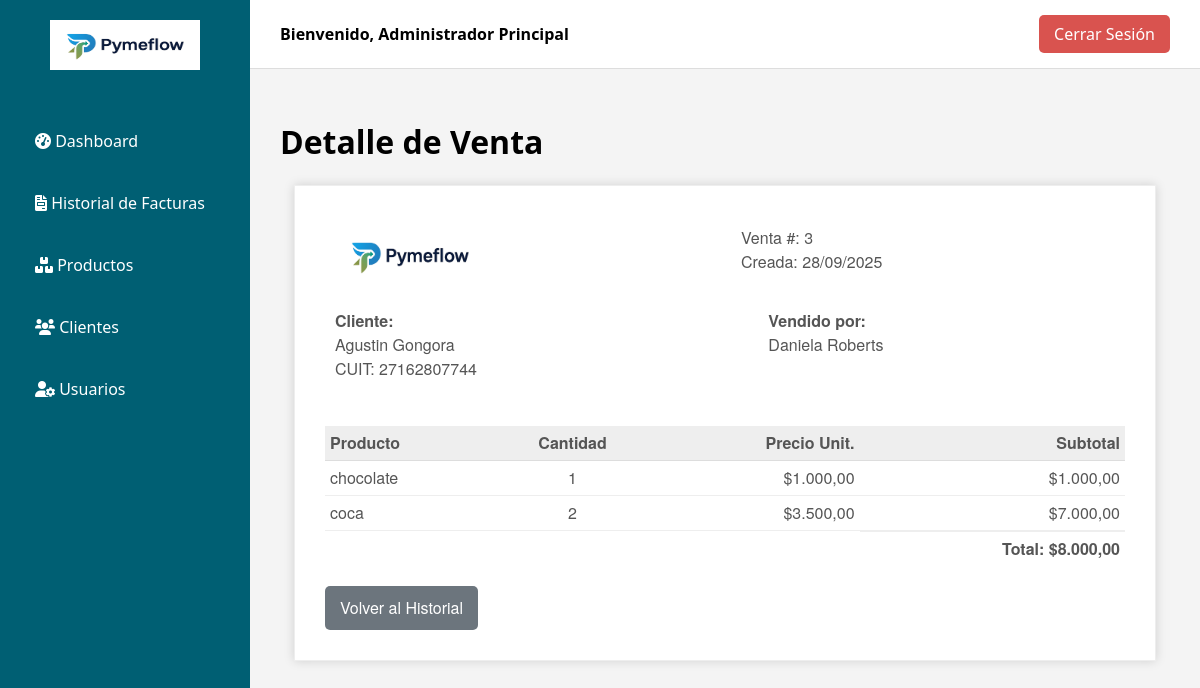
The page /venta_detalle.php?id=3 (signed in) on the database its author committed.
### tables this page shows
CREATE TABLE `pedidos` (
  `id` int(11) NOT NULL AUTO_INCREMENT,
  `id_cliente` int(11) NOT NULL,
  `id_vendedor` int(11) NOT NULL,
  `fecha_creacion` datetime NOT NULL DEFAULT current_timestamp(),
  `estado_pedido` enum('en_preparacion','completado','cancelado') NOT NULL,
  `estado_pago` enum('pendiente','parcial','pagado','cancelado') NOT NULL,
  `total` decimal(10,2) NOT NULL,
  PRIMARY KEY (`id`),
  KEY `id_cliente` (`id_cliente`),
  KEY `id_vendedor` (`id_vendedor`),
  CONSTRAINT `pedidos_ibfk_1` FOREIGN KEY (`id_cliente`) REFERENCES `clientes` (`id`) ON UPDATE CASCADE,
  CONSTRAINT `pedidos_ibfk_2` FOREIGN KEY (`id_vendedor`) REFERENCES `usuarios` (`id`) ON UPDATE CASCADE
);

CREATE TABLE `clientes` (
  `id` int(11) NOT NULL AUTO_INCREMENT,
  `razon_social` varchar(255) NOT NULL,
  `cuit` varchar(20) NOT NULL,
  `condicion_iva` varchar(100) DEFAULT NULL,
  `email` varchar(255) DEFAULT NULL,
  `telefono` varchar(50) DEFAULT NULL,
  `direccion` text DEFAULT NULL,
  PRIMARY KEY (`id`),
  UNIQUE KEY `cuit` (`cuit`)
);

CREATE TABLE `usuarios` (
  `id` int(11) NOT NULL AUTO_INCREMENT,
  `nombre_completo` varchar(255) NOT NULL,
  `dni` varchar(20) DEFAULT NULL,
  `email` varchar(255) NOT NULL,
  `telefono` varchar(50) DEFAULT NULL,
  `usuario` varchar(100) NOT NULL,
  `password` varchar(255) NOT NULL,
  `rol` enum('administrador','vendedor') NOT NULL,
  `fecha_alta` datetime NOT NULL,
  `estado` enum('activo','inactivo') NOT NULL DEFAULT 'activo',
  `activo` tinyint(1) NOT NULL DEFAULT 1,
  PRIMARY KEY (`id`),
  UNIQUE KEY `email` (`email`),
  UNIQUE KEY `usuario` (`usuario`),
  UNIQUE KEY `dni` (`dni`)
);

CREATE TABLE `pedidos_items` (
  `id` int(11) NOT NULL AUTO_INCREMENT,
  `id_pedido` int(11) NOT NULL,
  `id_producto` int(11) NOT NULL,
  `cantidad` int(11) NOT NULL,
  `precio_unitario` decimal(10,2) NOT NULL,
  PRIMARY KEY (`id`),
  KEY `id_pedido` (`id_pedido`),
  KEY `id_producto` (`id_producto`),
  CONSTRAINT `pedidos_items_ibfk_1` FOREIGN KEY (`id_pedido`) REFERENCES `pedidos` (`id`) ON DELETE CASCADE ON UPDATE CASCADE,
  CONSTRAINT `pedidos_items_ibfk_2` FOREIGN KEY (`id_producto`) REFERENCES `productos` (`id`) ON UPDATE CASCADE
);

CREATE TABLE `productos` (
  `id` int(11) NOT NULL AUTO_INCREMENT,
  `nombre` varchar(255) NOT NULL,
  `descripcion` text DEFAULT NULL,
  `precio_venta` decimal(10,2) NOT NULL,
  `precio_costo` decimal(10,2) DEFAULT NULL,
  `stock_actual` int(11) NOT NULL DEFAULT 0,
  `stock_minimo` int(11) NOT NULL DEFAULT 0,
  `foto_url` varchar(255) DEFAULT NULL,
  PRIMARY KEY (`id`)
);

### venta_detalle.php (the view, shortened to what this page needs)
<?php
$pagina_activa = 'ventas';
include 'conexion.php';
$id_pedido = $_GET['id'];
$stmt_pedido = $conexion->prepare("SELECT p.*, c.razon_social, c.cuit, u.nombre_completo AS vendedor FROM pedidos p JOIN clientes c ON p.id_cliente = c.id JOIN usuarios u ON p.id_vendedor = u.id WHERE p.id = ?");
$stmt_pedido->bind_param("i", $id_pedido);
$stmt_pedido->execute();
$pedido = $stmt_pedido->get_result()->fetch_assoc();
$stmt_items = $conexion->prepare("SELECT pi.*, pr.nombre AS nombre_producto FROM pedidos_items pi JOIN productos pr ON pi.id_producto = pr.id WHERE pi.id_pedido = ?");
$stmt_items->bind_param("i", $id_pedido);
$stmt_items->execute();
$items_resultado = $stmt_items->get_result();
?>
<!DOCTYPE html>
<html lang="es">
<head>
    <link rel="stylesheet" href="dashboard_styles.css">
    <link rel="stylesheet" href="https://cdnjs.cloudflare.com/ajax/libs/font-awesome/6.0.0-beta3/css/all.min.css">
</head>
<body>
    <?php include 'sidebar.php'; ?>
    <div class="main-content">
        <header class="dashboard-header">
            <div class="user-info">Bienvenido, <?php echo htmlspecialchars($_SESSION['nombre_usuario']); ?></div>
            <a href="logout.php" class="logout-button">Cerrar Sesión</a>
        </header>
        <main class="content">
            <h1>Detalle de Venta</h1>
            <div class="invoice-box">
                <table>
                    <tr class="top">
                        <td colspan="4">
                            <table>
                                <tr>
                                    <td class="title"><img src="img/logo.png" style="width:100%; max-width:150px;"></td>
                                    <td>Venta #: <?php echo htmlspecialchars($pedido['id']); ?><br>Creada: <?php echo date("d/m/Y", strtotime($pedido['fecha_creacion'])); ?></td>
                                </tr>
                            </table>
                        </td>
                    </tr>
                    <tr class="information">
                        <td colspan="4">
                            <table>
                                <tr>
                                    <td><strong>Cliente:</strong><br><?php echo htmlspecialchars($pedido['razon_social']); ?><br>CUIT: <?php echo htmlspecialchars($pedido['cuit']); ?></td>
                                    <td><strong>Vendido por:</strong><br><?php echo htmlspecialchars($pedido['vendedor']); ?></td>
                                </tr>
                            </table>
                        </td>
                    </tr>
                    <tr class="heading"><td>Producto</td><td style="text-align: center;">Cantidad</td><td style="text-align: right;">Precio Unit.</td><td style="text-align: right;">Subtotal</td></tr>
                    <?php while($item = $items_resultado->fetch_assoc()): ?>
                    <tr class="item">
                        <td><?php echo htmlspecialchars($item['nombre_producto']); ?></td>
                        <td style="text-align: center;"><?php echo htmlspecialchars($item['cantidad']); ?></td>
                        <td style="text-align: right;">$<?php echo number_format($item['precio_unitario'], 2, ',', '.'); ?></td>
                        <td style="text-align: right;">$<?php echo number_format($item['cantidad'] * $item['precio_unitario'], 2, ',', '.'); ?></td>
                    </tr>
                    <?php endwhile; ?>
                    <tr class="total">
                        <td colspan="3"></td>
                        <td style="text-align: right;"><strong>Total: $<?php echo number_format($pedido['total'], 2, ',', '.'); ?></strong></td>
                    </tr>
                </table>
                <a href="historial_ventas.php" class="btn-back">Volver al Historial</a>
            </div>
        </main>
    </div>
</body>
</html>

### sidebar.php (shortened to what this page needs)
<div class="sidebar">
    <div class="logo">
        <img src="logo.png" alt="PymeFlow Logo" style="width: 150px; margin-bottom: 10px;">
    </div>
    <nav>
        <?php if (isset($_SESSION['rol']) && $_SESSION['rol'] == 'administrador'): ?>
            <a href="dashboard.php" class="<?php echo ($pagina_activa == 'dashboard') ? 'active' : ''; ?>">
                <i class="fas fa-tachometer-alt"></i> Dashboard
            </a>
            <a href="facturas.php" class="<?php echo ($pagina_activa == 'facturas') ? 'active' : ''; ?>">
                <i class="fas fa-file-invoice"></i> Historial de Facturas
            </a>
            <a href="productos.php" class="<?php echo ($pagina_activa == 'productos') ? 'active' : ''; ?>">
                <i class="fas fa-boxes"></i> Productos
            </a>
            <a href="clientes.php" class="<?php echo ($pagina_activa == 'clientes') ? 'active' : ''; ?>">
                <i class="fas fa-users"></i> Clientes
            </a>
            <a href="usuarios.php" class="<?php echo ($pagina_activa == 'usuarios') ? 'active' : ''; ?>">
                <i class="fas fa-user-cog"></i> Usuarios
            </a>
        <?php endif; ?>
    </nav>
</div>

### dashboard_styles.css (style rules this page uses)
:root { --color-primario: #005f73; --color-secundario: #0a9396; --color-fondo: #f4f4f4; }
body { font-family: 'Segoe UI', Tahoma, Geneva, Verdana, sans-serif; margin: 0; background-color: var(--color-fondo); display: flex; }
.sidebar { width: 250px; background-color: var(--color-primario); color: #fff; height: 100vh; padding: 20px; box-sizing: border-box; position: fixed; }
.sidebar .logo { text-align: center; margin-bottom: 30px; }
.sidebar .logo img { height: 50px; }
.sidebar nav a { display: block; color: #fff; text-decoration: none; padding: 15px; border-radius: 5px; margin-bottom: 10px; transition: background-color 0.3s; }
.main-content { flex-grow: 1; display: flex; flex-direction: column; margin-left: 250px; }
header.dashboard-header { background: #fff; padding: 15px 30px; border-bottom: 1px solid #ddd; display: flex; justify-content: space-between; align-items: center; }
header.dashboard-header .user-info { font-weight: 600; }
header.dashboard-header .logout-button { background-color: #d9534f; color: #fff; padding: 8px 15px; border-radius: 5px; text-decoration: none; transition: background-color 0.3s; }
.content { padding: 30px; }

### venta_detalle.php (style rules this page uses)
.invoice-box { max-width: 800px; margin: auto; padding: 30px; border: 1px solid #eee; box-shadow: 0 0 10px rgba(0, 0, 0, .15); font-size: 16px; line-height: 24px; font-family: 'Helvetica Neue', 'Helvetica', Helvetica, Arial, sans-serif; color: #555; background: #fff; }
.invoice-box table { width: 100%; line-height: inherit; text-align: left; border-collapse: collapse; }
.invoice-box table td { padding: 5px; vertical-align: top; }
.invoice-box table tr.top table td.title { font-size: 45px; line-height: 45px; color: #333; }
.invoice-box table tr.information table td { padding-bottom: 40px; }
.invoice-box table tr.heading td { background: #eee; border-bottom: 1px solid #ddd; font-weight: bold; }
.invoice-box table tr.item td { border-bottom: 1px solid #eee; }
.invoice-box table tr.total td:nth-child(2) { border-top: 2px solid #eee; font-weight: bold; }
.btn-back { display: inline-block; margin-top: 20px; background-color: #6c757d; color: white; padding: 10px 15px; text-decoration: none; border-radius: 5px; }

### rows shown on the page
pedidos: id "3", fecha_creacion "28/09/2025", id_cliente.razon_social "Agustin Gongora", id_cliente.cuit "27162807744", id_vendedor.nombre_completo "Daniela Roberts", total "8.000,00"
pedidos_items: id_producto.nombre "chocolate", cantidad "1", precio_unitario "1.000,00", $item['cantidad'] * $item['precio_unitario'] "1.000,00"
pedidos_items: id_producto.nombre "coca", cantidad "2", precio_unitario "3.500,00", $item['cantidad'] * $item['precio_unitario'] "7.000,00"

### other values the page prints
$_SESSION['nombre_usuario'] "Administrador Principal"
